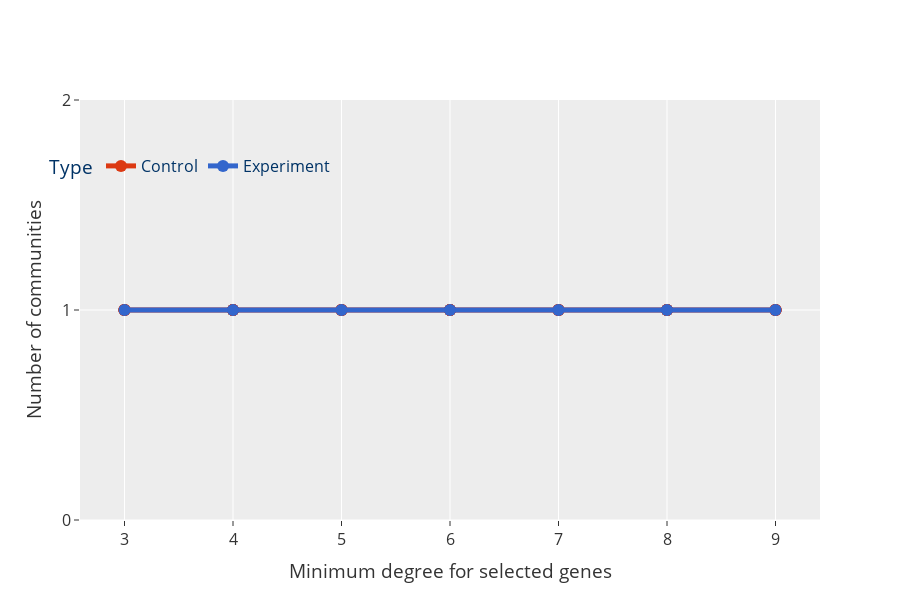

Here is the notebook cell this chart was saved with:
### Code cell
if True:
    sbm_fig = px.line(
        comb_df,
        x="TF",
        y="Size_mean",
        color="Type",
        error_y="Size_std",
        markers=True,
        title="SBM. Community sizes",
        height=600,
        color_discrete_map=color_map,
    )
    sbm_fig.update_layout(
        legend=dict(
            orientation="h",
            title="Type",
            yanchor="bottom",
            xanchor="center",
            y=0.8,
            x=0.15,
            bgcolor="rgba(0,0,0,0)",
            font=dict(size=16, color="#003366"),
        ),
        title="",
        xaxis=dict(
            tickfont=dict(size=16),
            title="Minimum degree for selected genes",
        ),
        yaxis=dict(
            tickfont=dict(size=16),
            tickmode="linear",
            # tick0=3,
            # dtick=1,
            title="Number of communities",
        ),
        font=dict(size=16),
    )
    sbm_fig.update_traces(line_width=5, marker_size=12, error_y=dict(width=5))
    sbm_fig.show()

### Figure 1 — Plotly figure (JSON) as saved in the notebook; plotly's stock layout.template omitted (floating-point values rounded to 4 significant figures)
{"data": [{"error_y": {"array": [0.0, 0.0, 0.0, 0.0, 0.0, 0.0, 0.0, 0.0, 0.0, 0.0, 0.0, 0.0, 0.0, 0.0, 0.0, 0.0, 0.0, 0.0, 0.0, 0.0, 0.0, 0.0, 0.0, 0.0, 0.0, 0.0, 0.0, 0.0, 0.0, 0.0, 0.0, 0.0, 0.0, 0.0, 0.0], "width": 5}, "hovertemplate": "Type=Control<br>TF=%{x}<br>Size_mean=%{y}<extra></extra>", "legendgroup": "Control", "line": {"color": "#DC3912", "dash": "solid", "width": 5}, "marker": {"size": 12, "symbol": "circle"}, "mode": "lines+markers", "name": "Control", "orientation": "v", "showlegend": true, "type": "scatter", "x": [4, 4, 4, 4, 4, 3, 3, 3, 3, 3, 7, 7, 7, 7, 7, 9, 9, 9, 9, 9, 5, 5, 5, 5, 5, 8, 8, 8, 8, 8, 6, 6, 6, 6, 6], "xaxis": "x", "y": [1.0, 1.0, 1.0, 1.0, 1.0, 1.0, 1.0, 1.0, 1.0, 1.0, 1.0, 1.0, 1.0, 1.0, 1.0, 1.0, 1.0, 1.0, 1.0, 1.0, 1.0, 1.0, 1.0, 1.0, 1.0, 1.0, 1.0, 1.0, 1.0, 1.0, 1.0, 1.0, 1.0, 1.0, 1.0], "yaxis": "y"}, {"error_y": {"array": [0.0, 0.0, 0.0, 0.0, 0.0, 0.0, 0.0], "width": 5}, "hovertemplate": "Type=Experiment<br>TF=%{x}<br>Size_mean=%{y}<extra></extra>", "legendgroup": "Experiment", "line": {"color": "#3366CC", "dash": "solid", "width": 5}, "marker": {"size": 12, "symbol": "circle"}, "mode": "lines+markers", "name": "Experiment", "orientation": "v", "showlegend": true, "type": "scatter", "x": [4, 3, 7, 9, 5, 8, 6], "xaxis": "x", "y": [1.0, 1.0, 1.0, 1.0, 1.0, 1.0, 1.0], "yaxis": "y"}], "layout": {"font": {"size": 16}, "height": 600, "legend": {"bgcolor": "rgba(0,0,0,0)", "font": {"color": "#003366", "size": 16}, "orientation": "h", "title": {"text": "Type"}, "tracegroupgap": 0, "x": 0.15, "xanchor": "center", "y": 0.8, "yanchor": "bottom"}, "title": {"text": ""}, "xaxis": {"anchor": "y", "domain": [0, 1], "tickfont": {"size": 16}, "title": {"text": "Minimum degree for selected genes"}}, "yaxis": {"anchor": "x", "domain": [0, 1], "tickfont": {"size": 16}, "tickmode": "linear", "title": {"text": "Number of communities"}}}}
